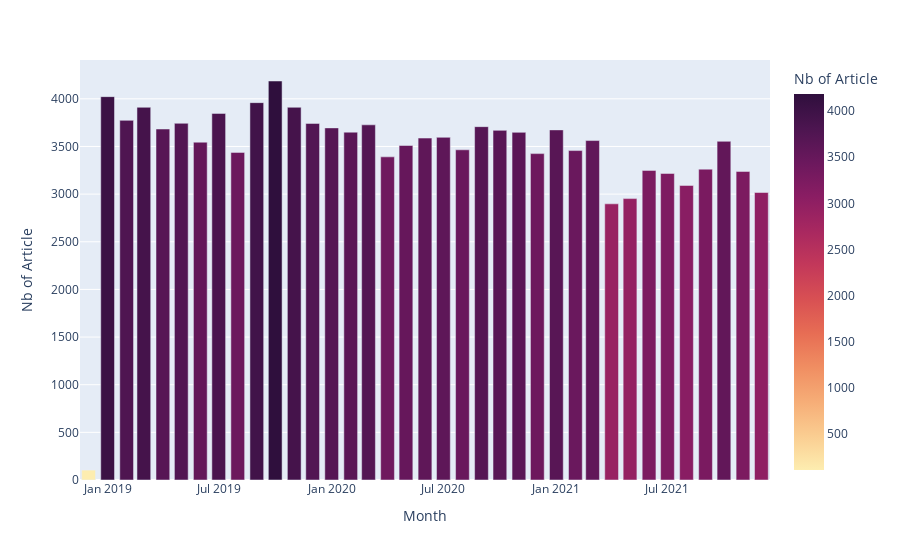

The notebook cell saved with this chart:
### Code cell
fig = px.bar(df,x= 'Month', y = 'Nb of Article',color="Nb of Article",color_continuous_scale=px.colors.sequential.matter)
fig.show()

### Figure 1 — Plotly figure (JSON) as saved in the notebook; plotly's stock layout.template omitted (floating-point values rounded to 4 significant figures)
{"data": [{"alignmentgroup": "True", "hovertemplate": "Month=%{x}<br>Nb of Article=%{marker.color}<extra></extra>", "legendgroup": "", "marker": {"color": [104, 4023, 3774, 3911, 3683, 3743, 3545, 3847, 3438, 3960, 4187, 3911, 3742, 3695, 3650, 3727, 3391, 3510, 3588, 3596, 3465, 3708, 3669, 3648, 3425, 3674, 3457, 3562, 2898, 2953, 3249, 3217, 3091, 3262, 3554, 3238, 3017], "coloraxis": "coloraxis", "pattern": {"shape": ""}}, "name": "", "offsetgroup": "", "orientation": "v", "showlegend": false, "textposition": "auto", "type": "bar", "x": ["2018-12", "2019-01", "2019-02", "2019-03", "2019-04", "2019-05", "2019-06", "2019-07", "2019-08", "2019-09", "2019-10", "2019-11", "2019-12", "2020-01", "2020-02", "2020-03", "2020-04", "2020-05", "2020-06", "2020-07", "2020-08", "2020-09", "2020-10", "2020-11", "2020-12", "2021-01", "2021-02", "2021-03", "2021-04", "2021-05", "2021-06", "2021-07", "2021-08", "2021-09", "2021-10", "2021-11", "2021-12"], "xaxis": "x", "y": [104, 4023, 3774, 3911, 3683, 3743, 3545, 3847, 3438, 3960, 4187, 3911, 3742, 3695, 3650, 3727, 3391, 3510, 3588, 3596, 3465, 3708, 3669, 3648, 3425, 3674, 3457, 3562, 2898, 2953, 3249, 3217, 3091, 3262, 3554, 3238, 3017], "yaxis": "y"}], "layout": {"barmode": "relative", "coloraxis": {"colorbar": {"title": {"text": "Nb of Article"}}, "colorscale": [[0, "rgb(253, 237, 176)"], [0.09091, "rgb(250, 205, 145)"], [0.1818, "rgb(246, 173, 119)"], [0.2727, "rgb(240, 142, 98)"], [0.3636, "rgb(231, 109, 84)"], [0.4545, "rgb(216, 80, 83)"], [0.5455, "rgb(195, 56, 90)"], [0.6364, "rgb(168, 40, 96)"], [0.7273, "rgb(138, 29, 99)"], [0.8182, "rgb(107, 24, 93)"], [0.9091, "rgb(76, 21, 80)"], [1, "rgb(47, 15, 61)"]]}, "legend": {"tracegroupgap": 0}, "margin": {"t": 60}, "xaxis": {"anchor": "y", "domain": [0, 1], "title": {"text": "Month"}}, "yaxis": {"anchor": "x", "domain": [0, 1], "title": {"text": "Nb of Article"}}}}
